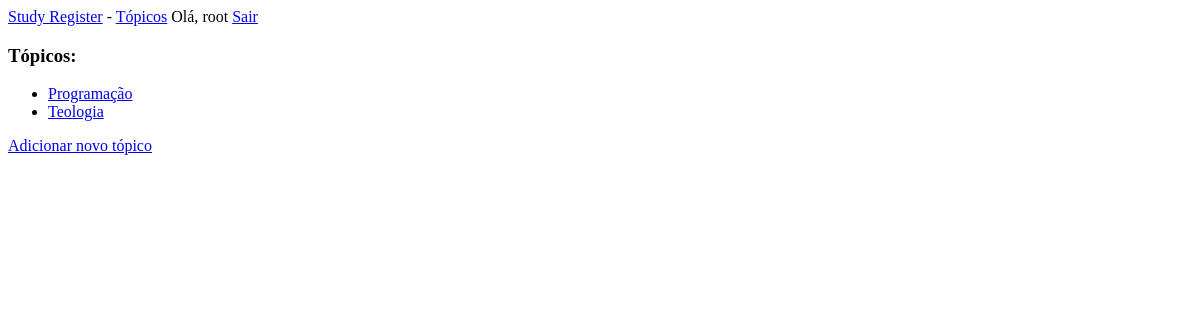
Page /topics (signed in) on the earlier database version.
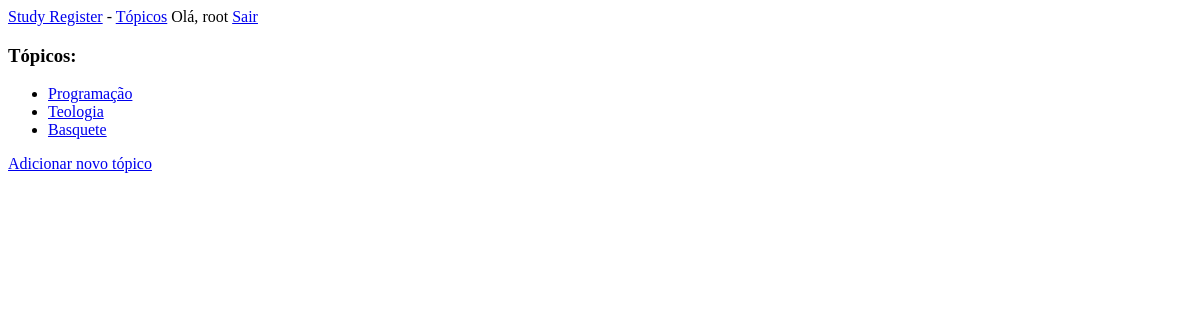
Same page on the later database version.
### study_register/models.py (models this page shows)
class Topic(models.Model):
    text = models.CharField(max_length=200)
    date_added = models.DateTimeField(auto_now_add=True)
    def __str__(self):
        return self.text

### study_register/views.py (the view)
# urls.py: path('topics', views.topics, name='topics'),
def topics(request):
    topics = Topic.objects.order_by('date_added')
    context = {'topics': topics}
    return render(request,'study_register/topics.html', context)

### study_register/templates/study_register/topics.html
{% extends "study_register/base.html" %}
{% block content %}
    <h3>Tópicos: </h3>
    <ul>
        {% for topic in topics %}
                <li><a href="{% url 'topic' topic.id %}">{{ topic }}</a></li>
        {% empty %}
            <li>Não há tópicos adicionados.</li>
        {% endfor %}
    </ul>
    <p>
        <a href="{% url 'new_topic' %}">Adicionar novo tópico</a>
    </p>
{% endblock content %}

Differences in the rows shown:
added Topic: text "Basquete"
